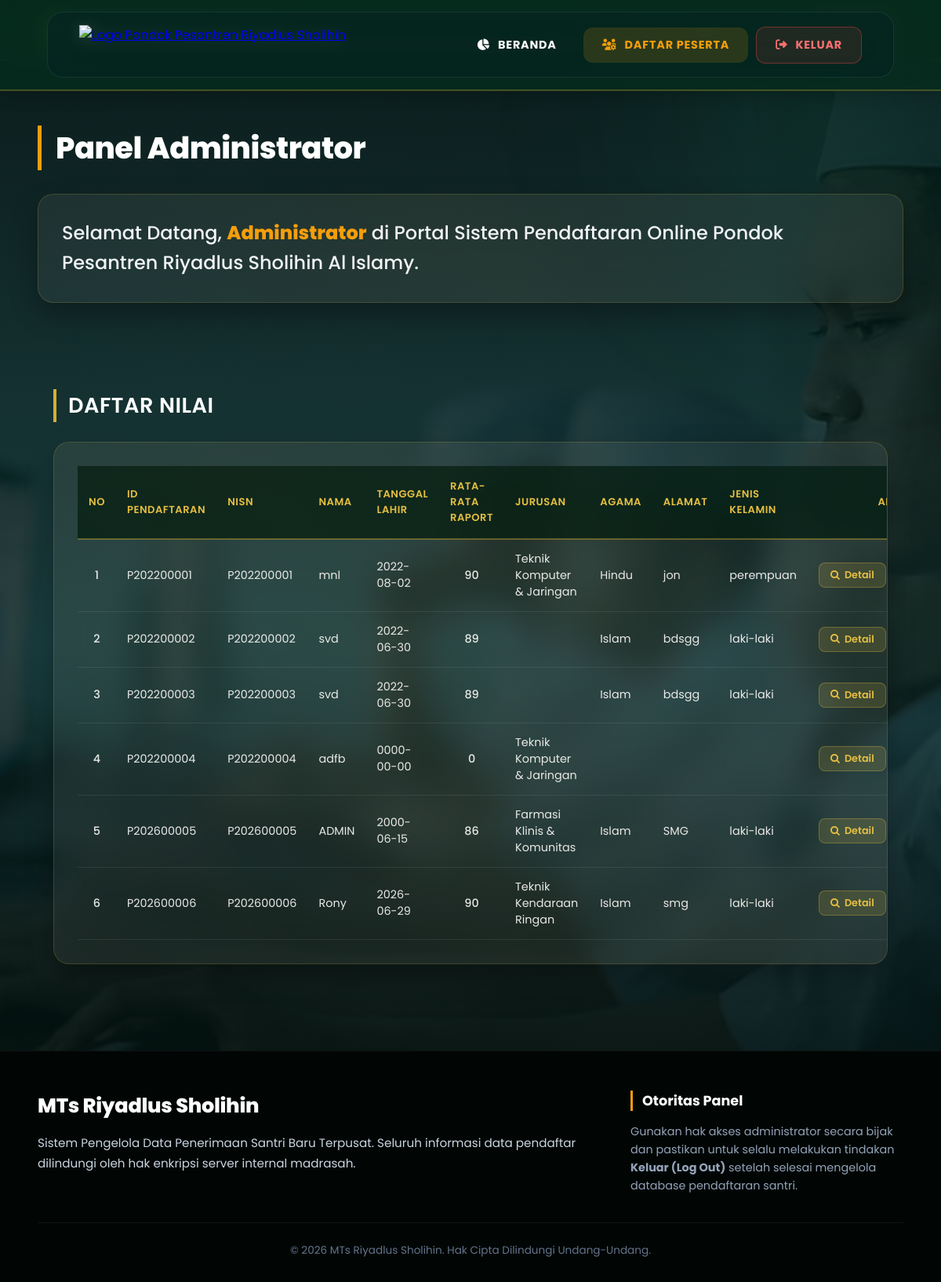
Page /admin.php?page=daftar_peserta on the committed database.
### tables this page shows
CREATE TABLE `tb_pendaftaran` (
    `id_pendaftaran` char(10) NOT NULL,
    `tgl_daftar` date DEFAULT NULL,
    `th_ajaran` varchar(9) DEFAULT NULL,
    `jurusan` varchar(50) DEFAULT NULL,
    `NISN` int(20) NOT NULL,
    `asal_sekolah` varchar(50) NOT NULL,
    `nm_peserta` varchar(50) DEFAULT NULL,
    `tmp_lahir` varchar(50) DEFAULT NULL,
    `tgl_lahir` date DEFAULT NULL,
    `jenis_kelamin` enum('laki-laki', 'perempuan') DEFAULT NULL,
    `no_hp` int(15) NOT NULL,
    `agama` varchar(15) DEFAULT NULL,
    `raport` int(5) NOT NULL,
    `alamat` text DEFAULT NULL,
    `sumber_informasi` varchar(200) NOT NULL
);

### daftar_peserta.php (the view, shortened to what this page needs)
<?php
    include 'koneksi.php';
?>
<!DOCTYPE html>
<html lang="id">
<head>
    <link rel="stylesheet" href="https://stackpath.bootstrapcdn.com/font-awesome/4.7.0/css/font-awesome.min.css">
</head>
<body>
    <header>
        <h1><a href="admin.php">PENDAFTARAN ONLINE</a></h1>
        <ul>
            <li><a href="admin.php"><i class="fa fa-dashboard"></i> Beranda</a></li>
            <li><a href="daftar_peserta.php"><i class="fa fa-users"></i> Daftar Peserta</a></li>
            <li><a href="keluar.php"><i class="fa fa-sign-out"></i> Keluar</a></li>
        </ul>
    </header>
    <section class="content">
        <h2>Daftar Nilai</h2>
        <div class="box">
            <table class="table">
                <thead>
                    <tr>
                        <th>No</th>
                        <th>Id Pendaftaran</th>
                        <th>NISN</th>
                        <th>Nama</th>
                        <th>Tanggal Lahir</th>
                        <th>Rata-Rata Raport</th>
                        <th>Jurusan</th>
                        <th>Agama</th>
                        <th>Alamat</th>
                        <th>Jenis Kelamin</th>
                        <th style="text-align: center;">Aksi</th>
                    </tr>
                </thead>
                <tbody>
                    <?php
                        $no = 1;
                        $list_peserta = mysqli_query($conn, "SELECT * FROM tb_pendaftaran");
                        while($row = mysqli_fetch_array($list_peserta)){
                    ?>
                    <tr>
                        <td><?php echo $no++ ?></td>
                        <td><?php echo $row['id_pendaftaran'] ?></td>
                        <td><?php echo $row['id_pendaftaran'] ?></td>
                        <td><?php echo $row['nm_peserta'] ?></td>
                        <td><?php echo $row['tgl_lahir'] ?></td>
                        <td><?php echo $row['raport'] ?></td>
                        <td><?php echo $row['jurusan'] ?></td>
                        <td><?php echo $row['agama'] ?></td>
                        <td><?php echo $row['alamat'] ?></td>
                        <td><?php echo $row['jenis_kelamin'] ?></td>
                        <td style="text-align: center; white-space: nowrap;">
                            <a href="detail-peserta.php?id=<?php echo $row['id_pendaftaran'] ?>" class="btn-action btn-detail">
                                <i class="fa fa-search"></i> Detail
                            </a>
                        </td>
                    </tr>
                    <?php } ?>
                </tbody>
            </table>
        </div>
    </section>
</body>
</html>

### admin.php (style rules this page uses)
:root { --bg-dark: #020f0d; --bg-card: rgba(6, 36, 33, 0.55); --gold-lux: #f59e0b; --text-white: #ffffff; --text-muted: #94a3b8; --transition-smooth: all 0.4s cubic-bezier(0.16, 1, 0.3, 1); --content-width: 1200px; }
* { margin: 0; padding: 0; box-sizing: border-box; font-family: 'Plus Jakarta Sans', sans-serif; }
html, body { height: 100%; width: 100%; background-color: var(--bg-dark); color: var(--text-white); -webkit-font-smoothing: antialiased; }
body { display: flex; flex-direction: column; min-height: 100vh; overflow-x: hidden; position: relative; }
header { position: fixed; top: 20px; left: 0; width: 100%; padding: 0 max(4vw, 24px); z-index: 1000; transition: var(--transition-smooth); display: flex; justify-content: center; }
.content-container h2 { font-size: 2.4rem; font-weight: 800; background: linear-gradient(135deg, var(--text-white) 60%, var(--gold-lux)); -webkit-background-clip: text; -webkit-text-fill-color: transparent; margin-bottom: 30px; letter-spacing: -0.5px; border-left: 5px solid var(--gold-lux); padding-left: 18px; }
.box { background: var(--bg-card); backdrop-filter: blur(20px); -webkit-backdrop-filter: blur(20px); border: 1px solid rgba(255, 255, 255, 0.1); padding: 45px; border-radius: 24px; box-shadow: 0 30px 70px rgba(0, 0, 0, 0.5); margin-bottom: 35px; position: relative; overflow: hidden; }
.box::before { content: ''; position: absolute; top: 0; left: 0; width: 100%; height: 100%; background: linear-gradient(45deg, transparent, rgba(245, 158, 11, 0.03), transparent); pointer-events: none; }

### daftar_peserta.php (style rules this page uses)
* { margin: 0; padding: 0; box-sizing: border-box; font-family: 'Poppins', sans-serif; }
body { background: #062c1e linear-gradient(135deg, #062c1e 0%, #0c4a34 100%); min-height: 100vh; color: #fff; display: flex; flex-direction: column; position: relative; overflow-x: hidden; }
header { background: rgba(6, 44, 30, 0.85); backdrop-filter: blur(15px); -webkit-backdrop-filter: blur(15px); border-bottom: 2px solid rgba(212, 175, 55, 0.3); padding: 15px 5%; display: flex; justify-content: space-between; align-items: center; position: fixed; top: 0; width: 100%; z-index: 1000; box-shadow: 0 4px 20px rgba(0, 0, 0, 0.2); }
header h1 a { color: #d4af37; text-decoration: none; font-size: 1.4rem; font-weight: 700; letter-spacing: 0.5px; display: flex; align-items: center; gap: 10px; text-transform: uppercase; }
header h1 a::before { content: "\f19c"; font-family: FontAwesome; font-size: 1.5rem; }
header ul { list-style: none; display: flex; align-items: center; gap: 5px; }
header ul li a { color: rgba(255, 255, 255, 0.85); text-decoration: none; font-size: 0.95rem; font-weight: 500; padding: 10px 18px; border-radius: 10px; transition: all 0.3s ease; display: inline-block; text-transform: capitalize; }
header ul li a[href*="keluar"] { background: rgba(220, 53, 69, 0.15); color: #ff6b6b; border: 1px solid rgba(220, 53, 69, 0.3); }
.content { flex: 1; width: 100%; max-width: 1200px; margin: 110px auto 50px auto; padding: 0 20px; z-index: 10; animation: fadeInPage 0.5s ease-out; }
.content h2 { font-size: 1.7rem; font-weight: 600; color: #fff; margin-bottom: 25px; text-transform: uppercase; display: flex; align-items: center; gap: 12px; border-left: 4px solid #d4af37; padding-left: 15px; letter-spacing: 0.5px; }
.box { background: rgba(255, 255, 255, 0.06); backdrop-filter: blur(20px); -webkit-backdrop-filter: blur(20px); border: 1px solid rgba(212, 175, 55, 0.2); padding: 30px; border-radius: 20px; box-shadow: 0 15px 35px rgba(0, 0, 0, 0.3); overflow-x: auto; }
.table { width: 100%; border-collapse: collapse; border: none; text-align: left; font-size: 0.9rem; min-width: 950px; }
.table th { background: rgba(4, 30, 20, 0.8); color: #e5c043; font-weight: 600; text-transform: uppercase; font-size: 0.82rem; padding: 16px 14px; border-bottom: 2px solid rgba(212, 175, 55, 0.4); letter-spacing: 0.5px; }
.table td { padding: 14px 14px; border-bottom: 1px solid rgba(255, 255, 255, 0.08); color: rgba(255, 255, 255, 0.9); vertical-align: middle; }
.table tbody tr { transition: all 0.2s ease; }
.table td:nth-child(1), .table td:nth-child(6) { text-align: center; font-weight: 500; }
.btn-action { text-decoration: none; font-size: 0.8rem; font-weight: 600; padding: 6px 14px; border-radius: 8px; display: inline-flex; align-items: center; gap: 6px; transition: all 0.3s ease; }
.btn-detail { background: rgba(229, 192, 67, 0.15); color: #e5c043; border: 1px solid rgba(229, 192, 67, 0.3); margin-right: 5px; }

### rows in the picture
tb_pendaftaran: id_pendaftaran "P202200001", nm_peserta "mnl", tgl_lahir "2022-08-02", raport "90", jurusan "Teknik Komputer & Jaringan", agama "Hindu", alamat "jon", jenis_kelamin "perempuan"
tb_pendaftaran: id_pendaftaran "P202200002", nm_peserta "svd", tgl_lahir "2022-06-30", raport "89", agama "Islam", alamat "bdsgg", jenis_kelamin "laki-laki"
tb_pendaftaran: id_pendaftaran "P202200003", nm_peserta "svd", tgl_lahir "2022-06-30", raport "89", agama "Islam", alamat "bdsgg", jenis_kelamin "laki-laki"
tb_pendaftaran: id_pendaftaran "P202200004", nm_peserta "adfb", tgl_lahir "0000-00-00", raport "0", jurusan "Teknik Komputer & Jaringan"
tb_pendaftaran: id_pendaftaran "P202600005", nm_peserta "ADMIN", tgl_lahir "2000-06-15", raport "86", jurusan "Farmasi Klinis & Komunitas", agama "Islam", alamat "SMG", jenis_kelamin "laki-laki"
tb_pendaftaran: id_pendaftaran "P202600006", nm_peserta "Rony", tgl_lahir "2026-06-29", raport "90", jurusan "Teknik Kendaraan Ringan", agama "Islam", alamat "smg", jenis_kelamin "laki-laki"
